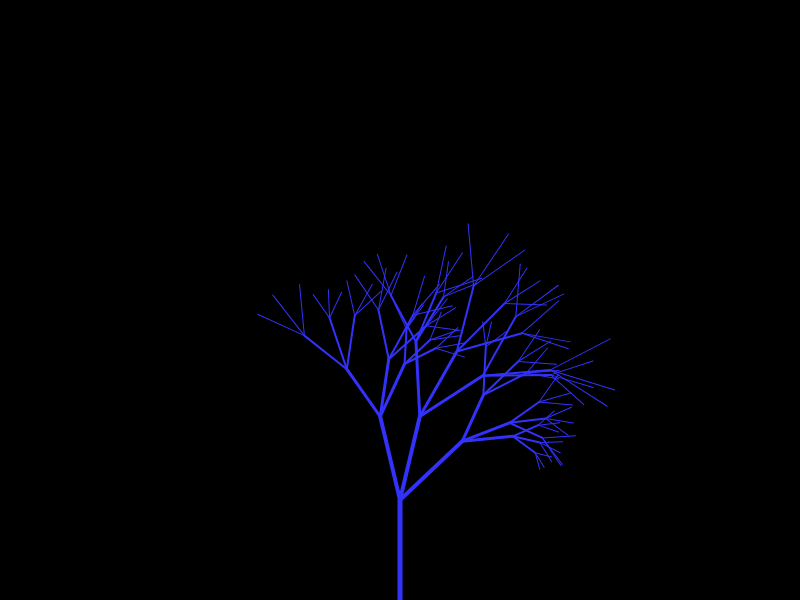
Frame 1 (no input)
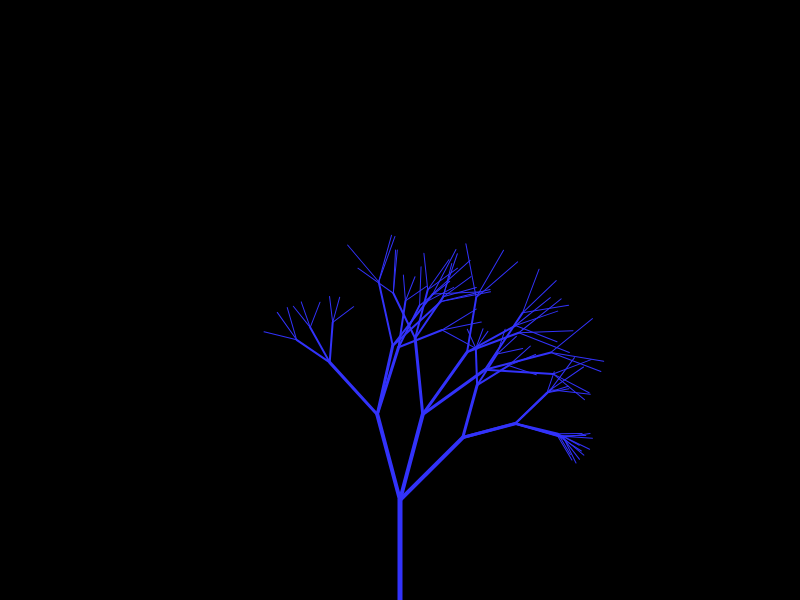
Frame 2 (the mouse pressed at the canvas centre, redrawn once)

The p5.js sketch that drew these frames (run headless with seeded random() and noise() and a simulated clock; the mouse was pressed at the canvas centre and the sketch redrawn once):

// p5.js sketch
// ── sketch.js

let startWeight = 6
function setup() {
    createCanvas(800, 600)

}
function draw() {
    background(0)
    translate(width / 2, height)
    stroke(50, 50, 250)
    // for (i=0, i<)
    branch(100, startWeight)
    translate(0, -150)
}
function branch(length, weightIn) {
    let randLen = random(0.5,1)
    let randAngle = random(PI/20, PI/6)
    let weight = weightIn - 1
    strokeWeight(weight)
    line(0,0,0, -length)
    translate(0, -length)
    if (length > 8) {
        push()
            rotate(randAngle)
            branch(length * randLen, weight)
        pop()
        push()
            rotate(-randAngle)
            branch(length * randLen, weight)
        pop()
        push()
            rotate(-randAngle +PI/3)
            branch(length * randLen, weight)
        pop()
    }
    noLoop()
}
